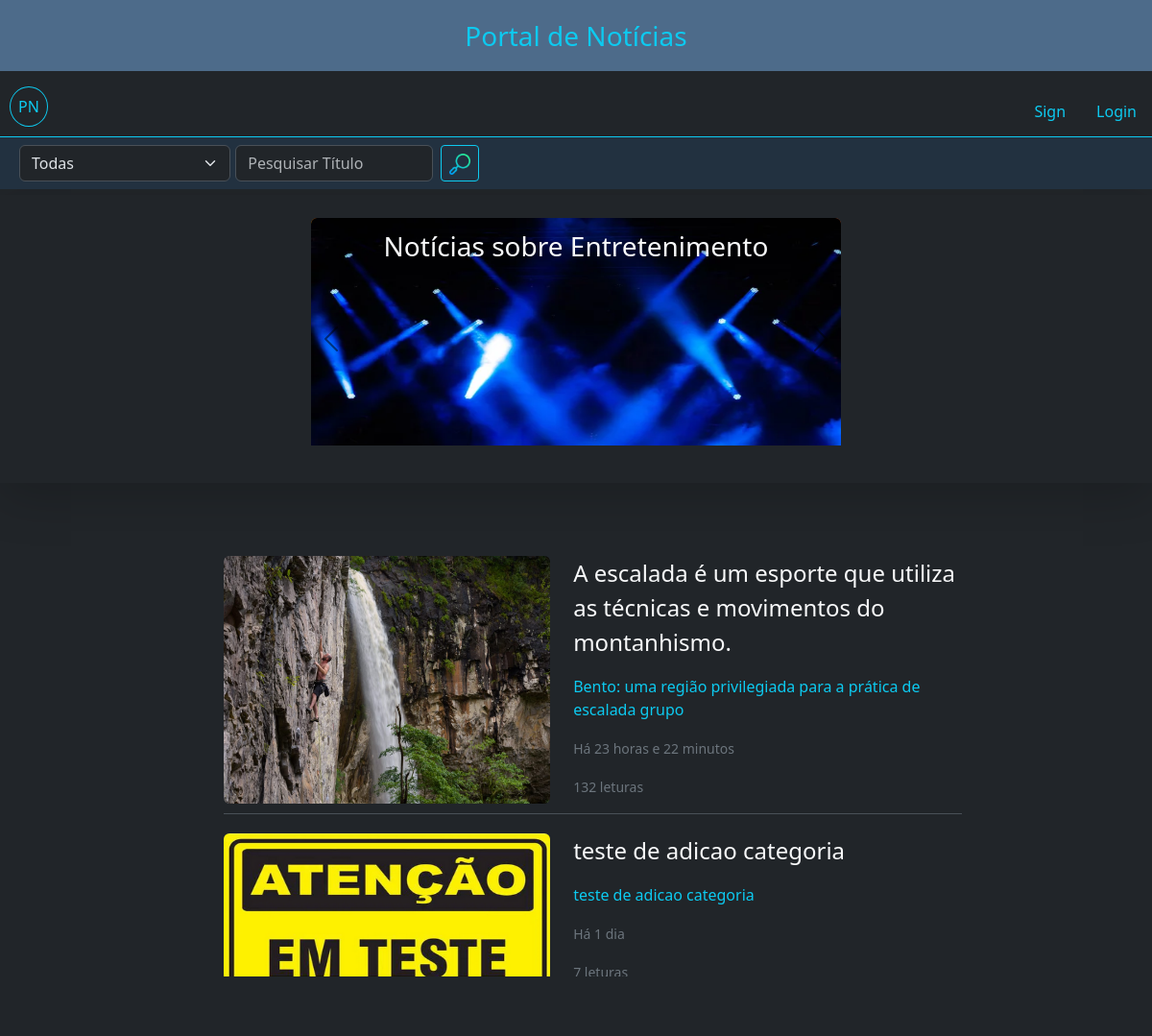
The app's page /portal/ (upper part), older data.
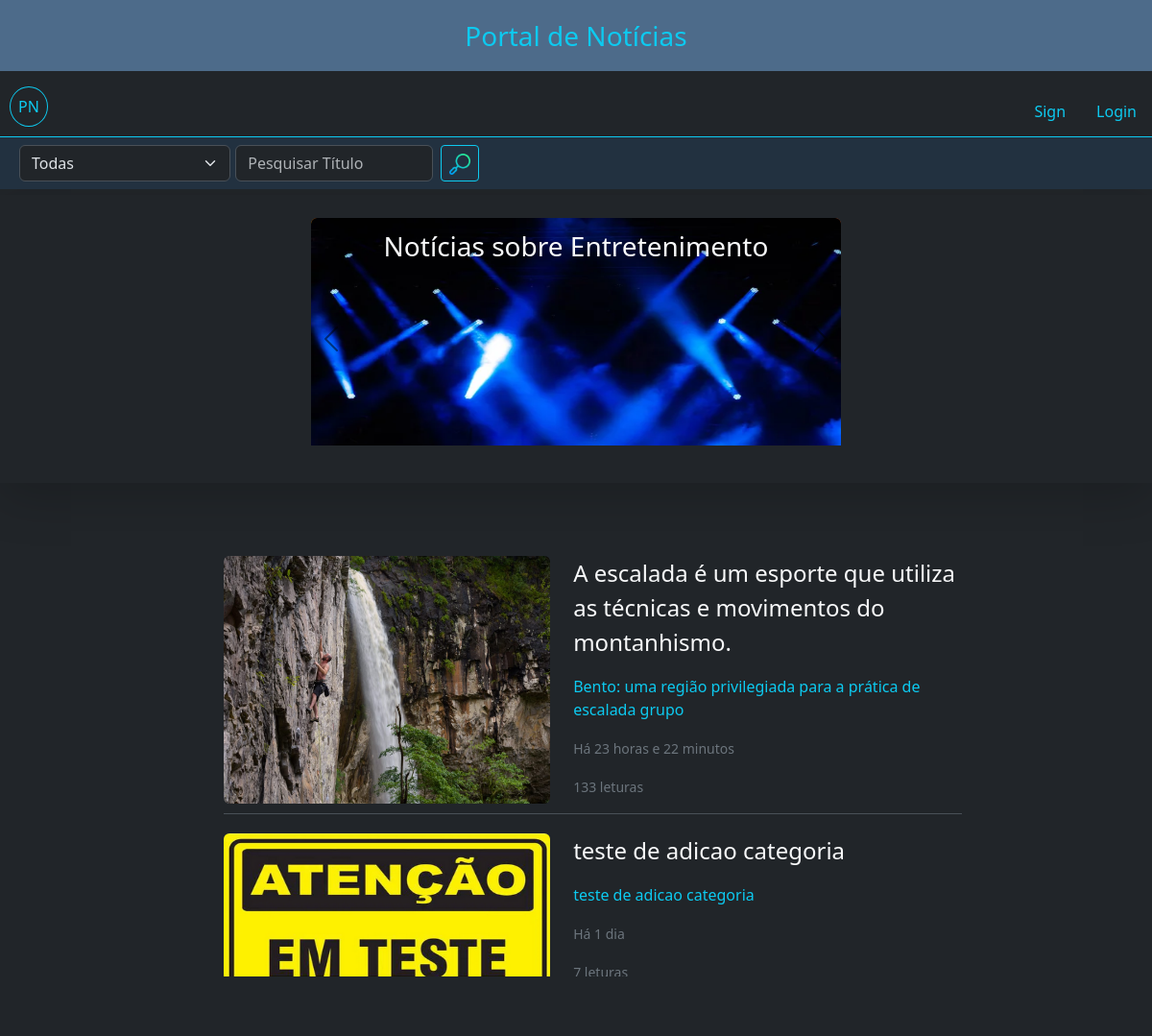
The same page, newer data.
### app_noticias/models.py (models this page shows, shortened)
class Noticia(models.Model):
    titulo = models.CharField('Título', max_length=100, unique=True,  null=True)
    slug = models.SlugField(max_length=100, editable=False, unique=True, null=True)
    subtitulo = models.CharField('Subtítulo', max_length=300, null=True )
    conteudo= models.TextField('Conteúdo', max_length=3000)
    criada_em = models.DateTimeField('Criada em', help_text='dd/mm/yyyy hh:MM', auto_now_add=True)
    atualizada_em = models.DateTimeField('Atualizada', help_text='dd/mm/yyyy hh:MM', auto_now_add=True)
    imagem = models.ImageField(upload_to='', blank=True)
    autor = models.ForeignKey(User, on_delete=models.RESTRICT, editable=False)
    categoria = models.ManyToManyField(Categoria)
    publicada_em = models.DateTimeField('Publicada em', help_text='dd/mm/yyyy hh:MM', null=True, editable=False)
    publicada = models.BooleanField('Publicada', default=False)
    num_visualizacoes = models.IntegerField(default=0, verbose_name='Número de visualizações', editable=False)
    fonte_informacao = models.CharField('Fonte', max_length=400, null=True )
    def _calcular_tempo_da_atualizacao(self) -> str:
        '''
        Calculo do tempo de atualização da notícia:
        '''
        return calcular_tempo_decorrido(self.atualizada_em)
    atualizacao_tempo = property(_calcular_tempo_da_atualizacao)
    def _calcular_tempo_da_publicacao(self) -> str:
        return calcular_tempo_decorrido(self.publicada_em)
    publicacao_tempo = property(_calcular_tempo_da_publicacao)
    def _paragrafos(self) -> list[str]:
        '''
        Transforma o conteúdo da notícia em parágrafos.
        '''
        return self.conteudo.split('\n')
    paragrafos = property(_paragrafos)
    class Meta:
        db_table = 'noticias'
        permissions = [
            ("pode_publicar", "Permissão atribuida à Editores para a publicação da Notícia"),
        ]

### app_noticias/views.py (the view)
# urls.py: path("portal/", HomeListView.as_view(), name='home'),
class HomeListView(NoticiasBaseListView):
    template_name = 'home.html'
    publicada = True
    def get_queryset(self):
        filtragem = self.get_filtragem()
        return Noticia.objects.filter(**filtragem).order_by('-publicada_em')

### app_noticias/views.py (called while the page is built)
    def get(self, request, *args, **kwargs):
        categoria_querystring = self.request.GET.get('categoria', 0)
        if categoria_querystring:
            self.categoria_pesquisada = int(categoria_querystring)
        return render(request, self.template_name, {
            'titulo_pesquisado': self.titulo_pesquisado,
            'categoria_pesquisada': self.categoria_pesquisada,
            'categorias': Categoria.objects.all(),
            'noticias': self.get_queryset(),
        })

    def get_filtragem(self):
        filtragem = {}
        if self.titulo_pesquisado:
            filtragem['slug__contains'] = slugify(self.titulo_pesquisado)
        if self.categoria_pesquisada != 0:
            filtragem['categoria'] = int(self.categoria_pesquisada)
        if self.publicada:
            filtragem['publicada'] = self.publicada
        return filtragem

### app_noticias/templates/home.html
{% extends "base.html" %}
{% load django_bootstrap5 %}
{% load static %}
{% block content %}
<div class="position-fixed w-100" style="z-index: 10;">
    {% include "search.html" %}
</div>
<div style="height: 60px;"></div>
<div class="d-none d-md-block ">
    {% include "carrossel.html" %}
</div>
<div style="margin-top: 60px; padding: 0; margin-left: 35px;">
    <div class="justify-content-center row mt-3">
        <div class="col-8 mt-3 mb-3">
            {% include "noticia_card.html" %}
        </div>
    </div>
</div>
{% endblock %}

### app_noticias/templates/noticia_card.html (shortened to what this page needs)
{% load django_bootstrap5 %}
{% load static %}
{% static 'media' as media_url %}
{% for uma_noticia in noticias %}
<a href="{% url 'noticia-detail' uma_noticia.slug %}" class="  text-decoration-none">
    <div class=" d-flex border-bottom " style="margin-bottom: 20px; flex-wrap: wrap; padding: 0;">
        <div class="ratio ratio-16x9 " style="object-fit: contain; max-width: 340px;   margin-bottom: 10px;">
            <img src="{{media_url}}/{{uma_noticia.imagem}}" alt="{{uma_noticia.titulo}}" class="w-100 rounded">
        </div>
        <div class="col">
            <p class="ms-4 fs-4 text-light ">{{uma_noticia.titulo}}</p>
            <p class="ms-4  fs-6 text-info ">{{uma_noticia.subtitulo}}</p>
            {% if uma_noticia.publicacao_tempo == 'agora' %}
            <p class="ms-4 fs-6 text-secondary text-capitalize"><small>{{uma_noticia.publicacao_tempo}}</small></p>
            {% else %}
            <p class="ms-4 fs-6 text-secondary"><small>Há {{uma_noticia.publicacao_tempo}}</small></p>
            {% if uma_noticia.num_visualizacoes == 0 %}
            <p class="ms-4 fs-6 text-secondary"><small>Não lida</small></p>
            {% else %}
            <p class="ms-4 fs-6 text-secondary"><small>{{ uma_noticia.num_visualizacoes }}
                    letura{{ uma_noticia.num_visualizacoes|pluralize }}</small></p>
            {% endif %}
            {% endif %}
        </div>
    </div>
</a>
{% endfor %}

Row changes from the older to the newer data that the page shows:
changed Noticia "A escalada é um esporte que utiliza as técnicas e movimentos do montanhismo.": num_visualizacoes "132" → "133"
